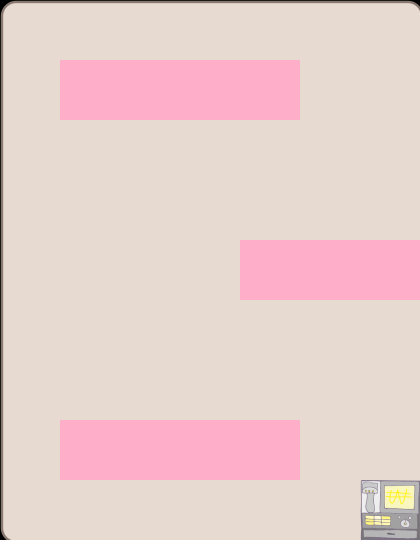

A level layout from a 2D game, rendered from its tile map. Below: a short description, then the map file with tile-grid data replaced by summaries:
An orthogonal 7x9 tile map with 60x60 px tiles, 3 tile layers (background, wall, Items), 3 tilesets and 12 objects (character, counter, food1, food2, food3, ...).

<map version="1.0" orientation="orthogonal" width="7" height="9" tilewidth="60" tileheight="60">
 <tileset firstgid="1" name="wall" tilewidth="60" tileheight="60">
  <image source="wall.png" width="120" height="120" />
 </tileset>
 <tileset firstgid="5" name="background1" tilewidth="60" tileheight="60">
  <image source="background1.png" width="424" height="544" />
 </tileset>
 <tileset firstgid="68" source="metaset1.tsx" />
 <layer name="background" width="7" height="9">
  <data>[63 cells, 63 non-empty, 63 distinct tile ids]</data>
 </layer>
 <layer name="wall" width="7" height="9">
  <data>[63 cells, 12 non-empty, 4 distinct tile ids]</data>
 </layer>
 <layer name="Items" width="7" height="9">
  <data>[63 cells, 11 non-empty, 1 distinct tile ids]</data>
 </layer>
 <objectgroup name="object" width="7" height="9">
  <object name="character" x="362" y="4" width="56" height="52" />
 </objectgroup>
 <objectgroup name="endPoint" width="7" height="9">
  <object name="counter" x="362" y="482" width="56" height="55" />
 </objectgroup>
 <objectgroup name="foods" width="7" height="9">
  <object name="food1" x="61" y="2" width="58" height="54" />
  <object name="food2" x="242" y="122" width="57" height="55" />
  <object name="food3" x="122" y="180" width="55" height="58" />
  <object name="food4" x="304" y="301" width="55" height="56" />
  <object name="food5" x="61" y="361" width="57" height="55" />
  <object name="food6" x="244" y="480" width="54" height="57" />
 </objectgroup>
 <objectgroup name="items" width="7" height="9">
  <object name="item1" x="300" y="121" width="59" height="55" />
  <object name="item2" x="63" y="242" width="55" height="56" />
  <object name="item3" x="304" y="364" width="51" height="54" />
  <object name="item4" x="1" y="365" width="56" height="51" />
 </objectgroup>
</map>
